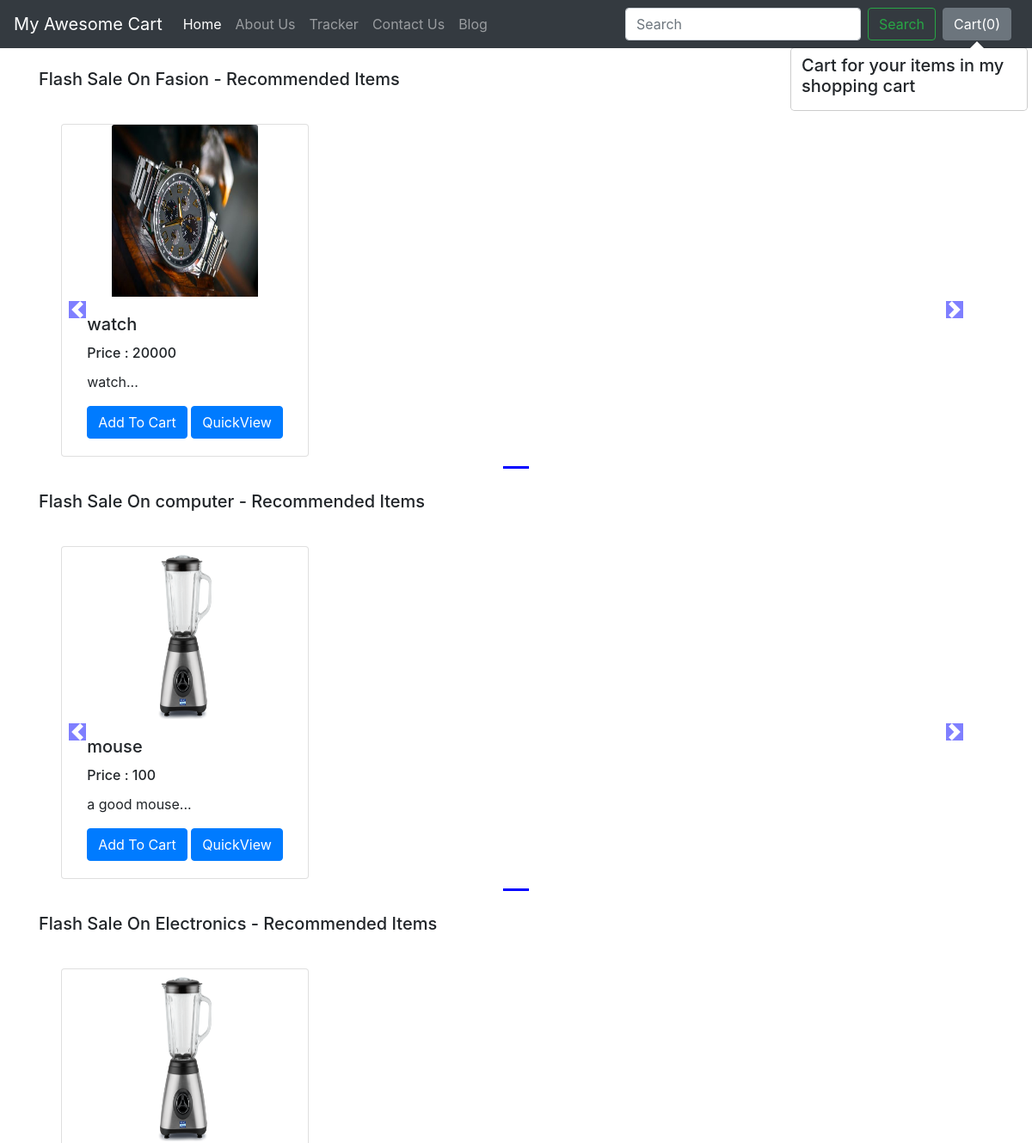
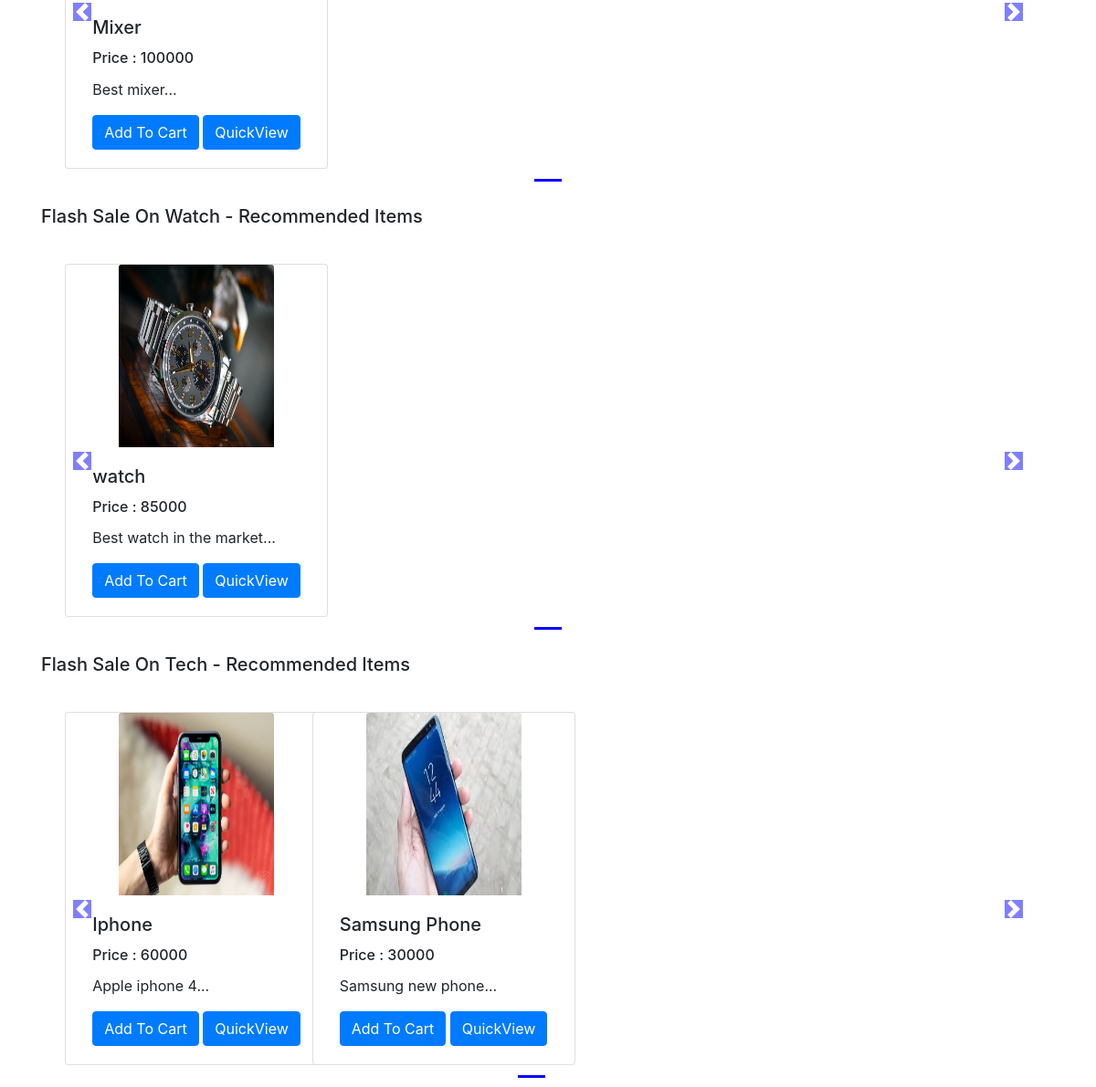
The app's page /shop/ with its own data (2 pictures, top to bottom).
### shop/models.py (models this page shows, shortened)
class Product(models.Model):
    product_id = models.AutoField
    product_name = models.CharField(max_length=50)
    product_description = models.CharField(max_length=300)
    product_catergory = models.CharField(max_length=50, default="")
    product_subcatergory = models.CharField(max_length=50, default="")
    product_price = models.IntegerField(default=0)
    product_image = models.ImageField(upload_to="shop/images", default="")
    publish_date = models.DateField()

### shop/views.py (the view)
# urls.py: path("", views.index, name="blogHome"),
def index(request):
    allProds =[]
    catprod = Product.objects.values('product_catergory', 'id')
    cats = {item['product_catergory'] for item in catprod}
    for cat in cats:
        prod = Product.objects.filter(product_catergory=cat)
        n = len(prod)
        nSlides = n // 4 + ceil((n / 4) - (n // 4))
        allProds.append([prod, range(1, len(prod)), nSlides])
    params = {'allProds':allProds }
    return render(request,"shop/index.html", params)

### shop/templates/shop/index.html (shortened to what this page needs)
{% extends 'shop/basic.html' %}  {% block body %} {% load static %}
<div class="container">
	{% for product, range, nSlides in allProds %}
	<h5 class="my-4">Flash Sale On {{product.0.product_catergory}} - Recommended Items</h5>
	<div class="row">
		<div id="demo{{forloop.counter}}" class="col carousel slide my-3" data-ride="carousel">
			<ul class="carousel-indicators">
				<li data-target="#demo{{forloop.counter}}" data-slide-to="0" class="active"></li>
				{% for i in range %}
				<li data-target="#demo{{forloop.parentloop.counter}}" data-slide-to="{{i}}"></li>
				{% endfor %}
			</ul>
			<div class="container carousel-inner no-padding">
				<div class="carousel-item active">
					{% for i in product %}
					<div class="col-xs-3 col-sm-3 col-md-3">
						<div class="card align-items-center" style="width: 18rem">
							<img src="/media/{{i.product_image}}" class="card-img-top" alt="..." />
							<div class="card-body">
								<h5 class="card-title" id="namepr{{i.id}}">{{i.product_name}}</h5>
                                 <h6 class="card-title" >Price : <span id="pricepr{{i.id}}">{{i.product_price}}</span></h6>
								<p class="card-text">{{i.product_description|slice:"0:53"}}...</p>
								<span id="divpr{{i.id}}" class="divpr">
									<button id="pr{{i.id}}" class="btn btn-primary cart">Add To Cart</button>
								</span>
								<a href="/shop/products/{{i.id}}"
									><button id="qv{{i.id}}" class="btn btn-primary cart">QuickView</button></a
								>
							</div>
						</div>
					</div>
				 {% endfor %}</div>
			</div>
		</div>
		<a class="carousel-control-prev" href="#demo{{forloop.counter}}" data-slide="prev">
			<span class="carousel-control-prev-icon"></span>
		</a>
		<a class="carousel-control-next" href="#demo{{forloop.counter}}" data-slide="next">
			<span class="carousel-control-next-icon"></span>
		</a>
	</div>
	{% endfor %}
</div>
{% endblock %}

### records on screen
Product: product_catergory "Fasion", product_image (picture), product_name "watch", product_price "20000", product_description "watch"
Product: product_catergory "computer", product_image (picture), product_name "mouse", product_price "100", product_description "a good mouse"
Product: product_catergory "Electronics", product_image (picture), product_name "Mixer", product_price "100000", product_description "Best mixer"
Product: product_catergory "Watch", product_image (picture), product_name "watch", product_price "85000", product_description "Best watch in the market"
Product: product_catergory "Tech", product_image (picture), product_name "Iphone", product_price "60000", product_description "Apple iphone 4"
Product: product_image (picture), product_name "Samsung Phone", product_price "30000", product_description "Samsung new phone"
